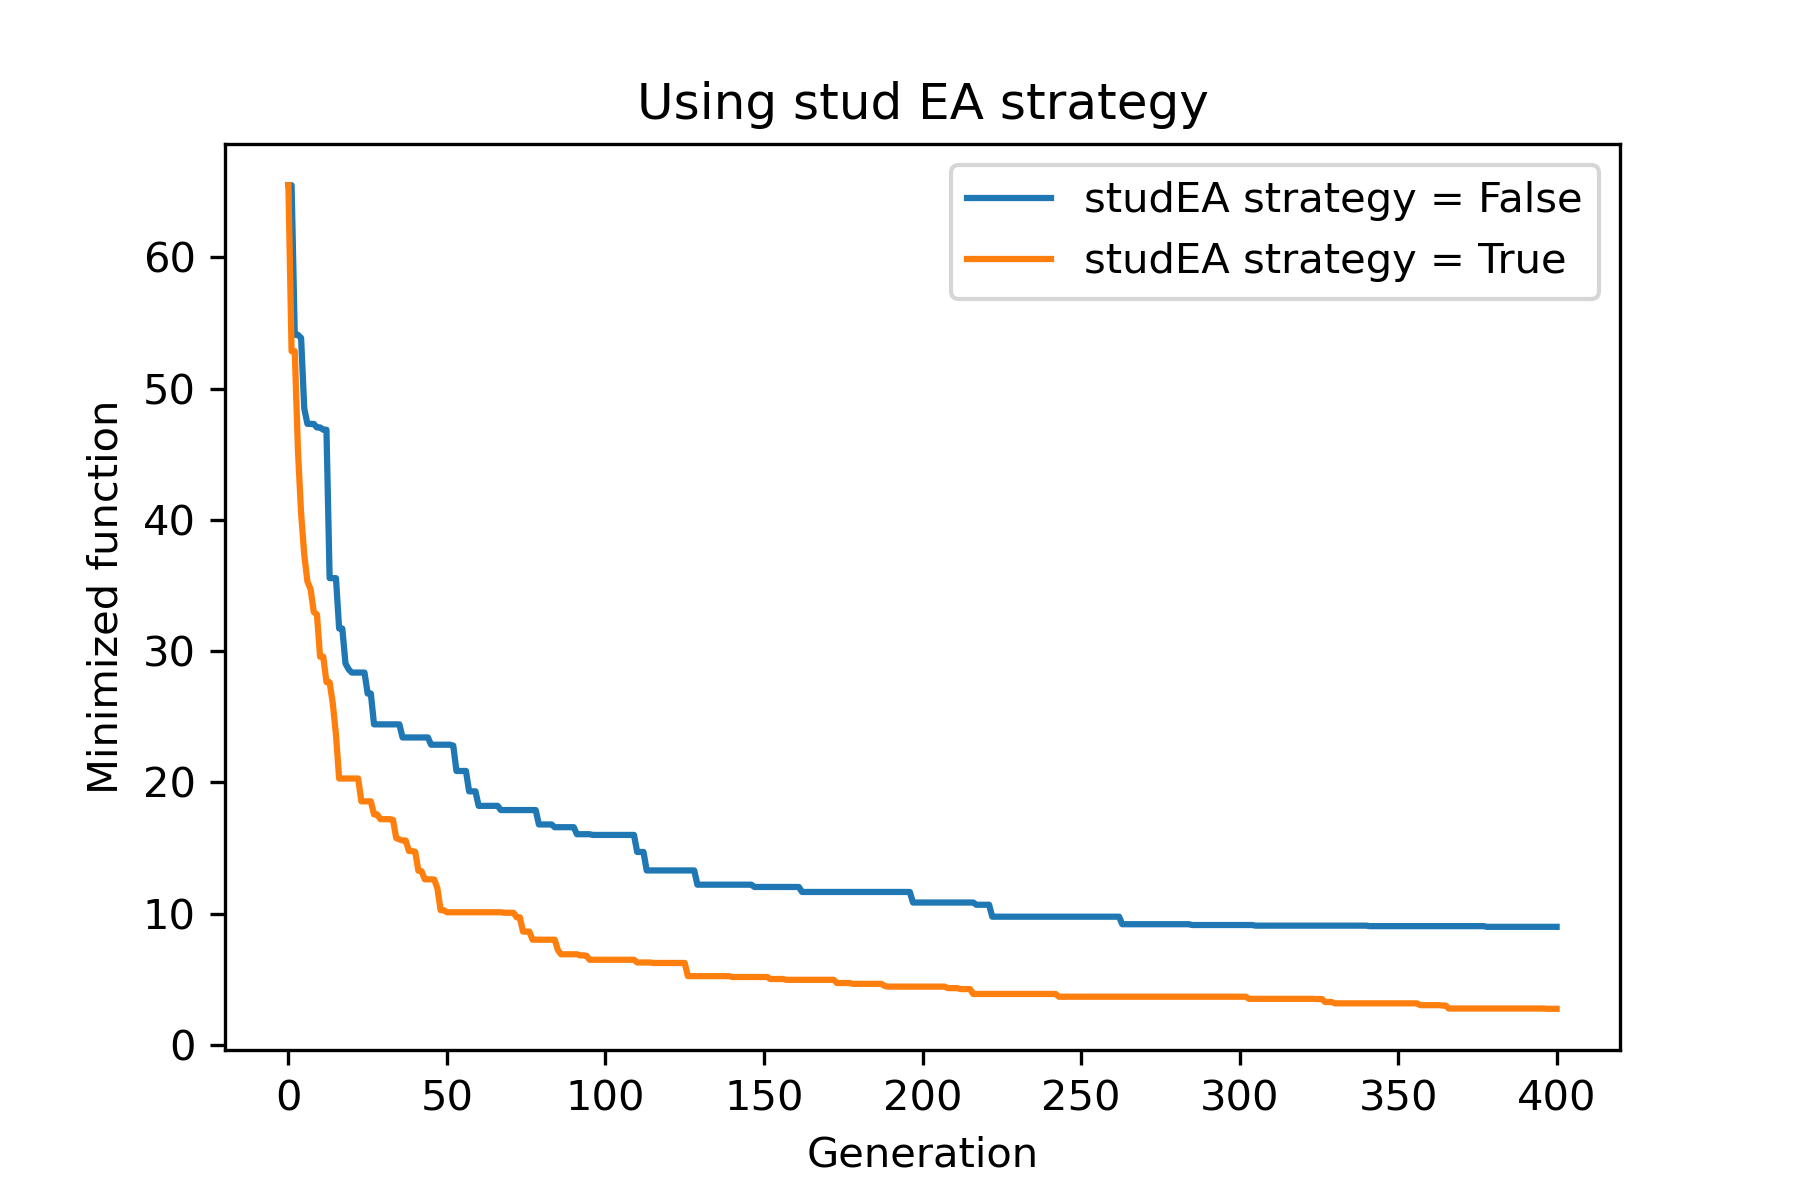

This figure's Python source:
# -*- coding: utf-8 -*-
"""
Created on Mon Dec  7 02:44:17 2020

@author: qtckp
"""

import sys
sys.path.append('..')


import numpy as np
from geneticalgorithm2 import geneticalgorithm2 as ga
import matplotlib.pyplot as plt

def f(X):
    return np.sum(X)
    
    
varbound = np.array([[0,10]]*20)

start_gen = np.random.uniform(0, 10, (100, 20))

model = ga(function=f, dimension=20, variable_type='real', 
           variable_boundaries=varbound,
           algorithm_parameters={
                   'max_num_iteration': 400
                   })



for stud in (False, True):
    
    model.run(no_plot = True, studEA= stud, start_generation={'variables':start_gen, 'scores': None})
    
    plt.plot(model.report, label = f"studEA strategy = {stud}")
    
    
    
plt.xlabel('Generation')
plt.ylabel('Minimized function')
plt.title('Using stud EA strategy')
plt.legend()


plt.savefig("studEA.png", dpi = 300)
plt.show()
